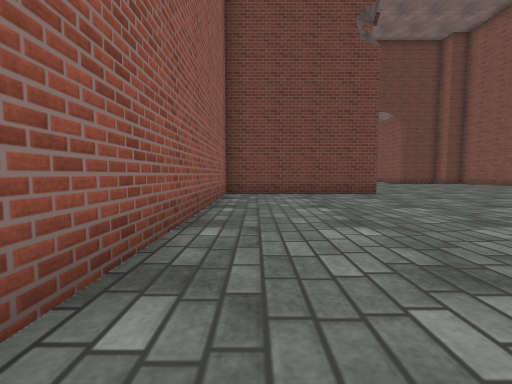
view 1 (above)

24 first-person views from a walk through a Unity game level. The camera is 0.66 m above the floor, tilts 4° down and sees 90° across. Doors are open. The floor is counted in squares, 1 m on a side. Each view is taken from the middle of a square. On the plan, view 1 faces up. The plan holds only what a view shows up to about 9 squares ahead; the rest is blank. The place goes on beyond the plan. Some surface patterns are stand-ins.

view 2
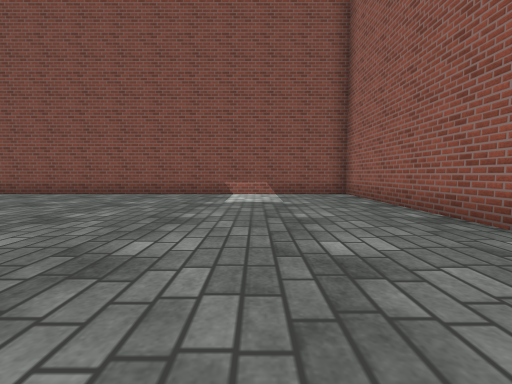

view 3
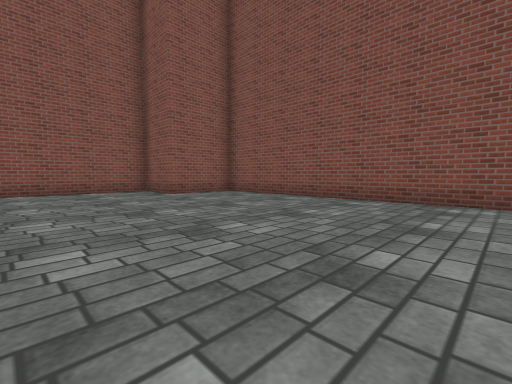

view 4
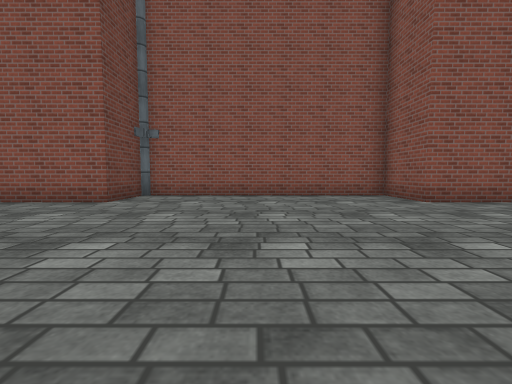

view 5
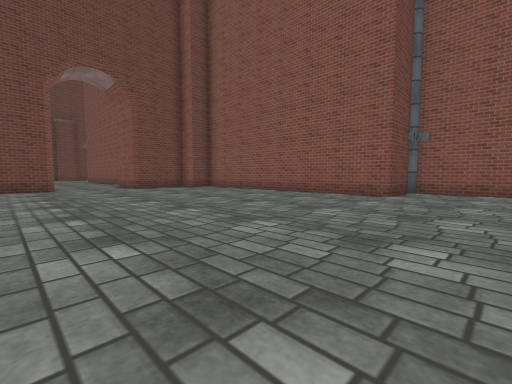

view 6
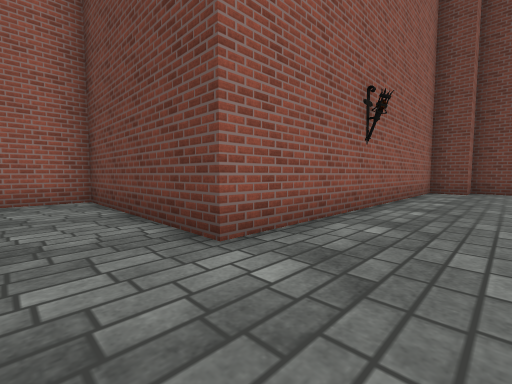

view 7
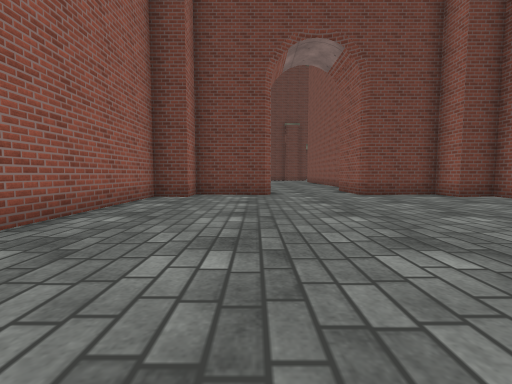

view 8
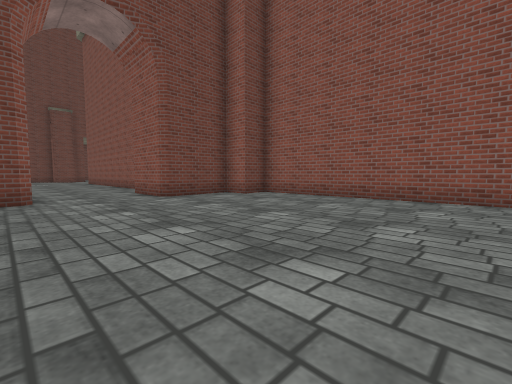

view 9
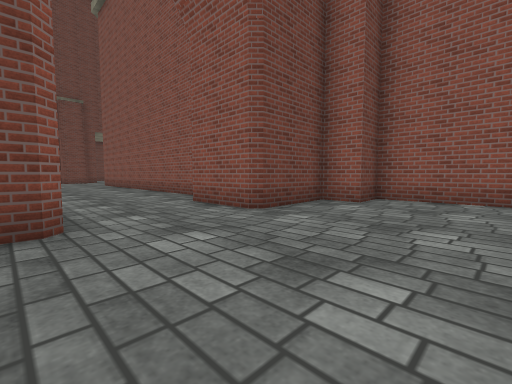

view 10
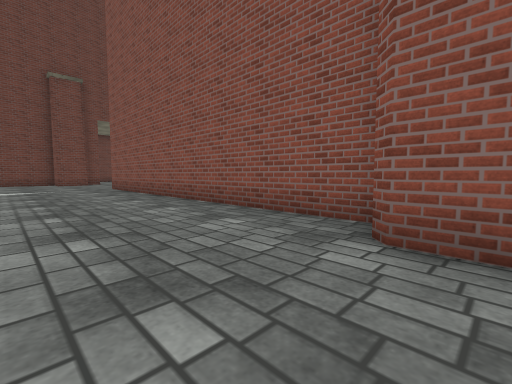

view 11
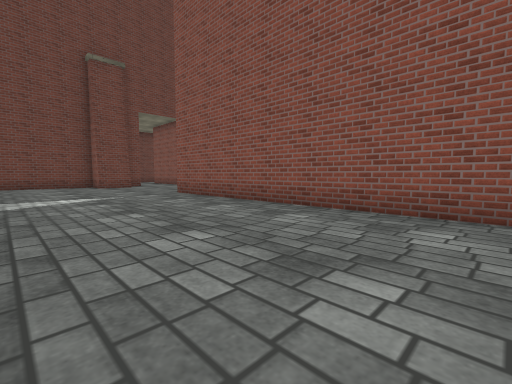

view 12
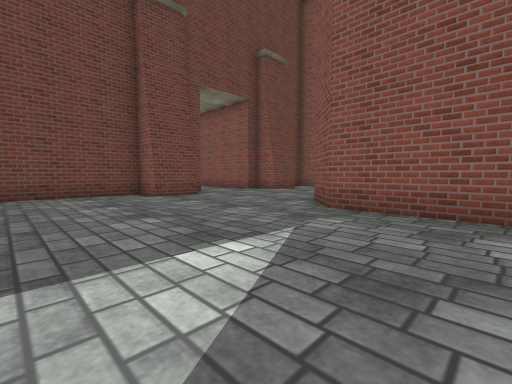

view 13
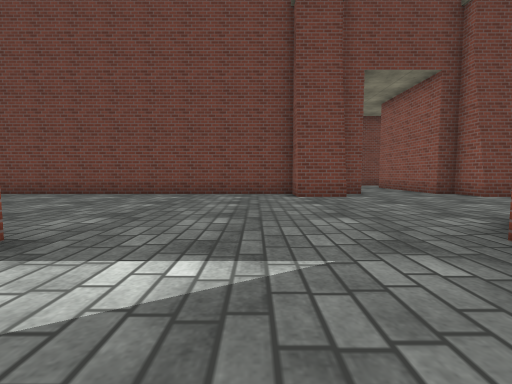

view 14
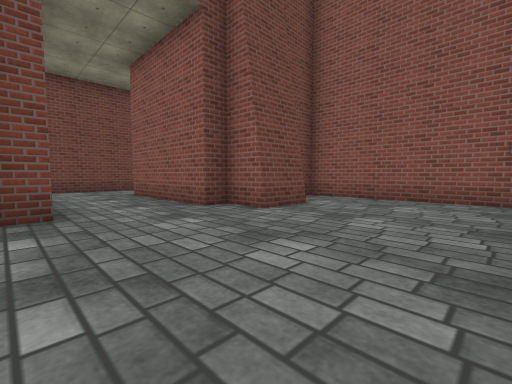

view 15
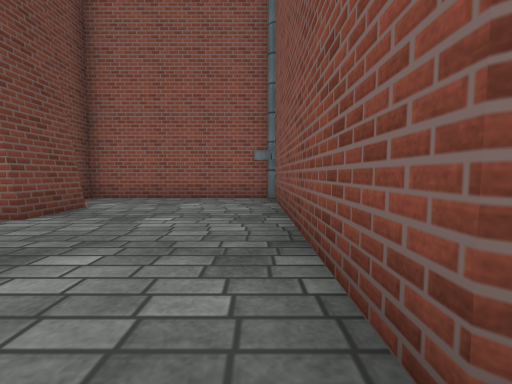

view 16
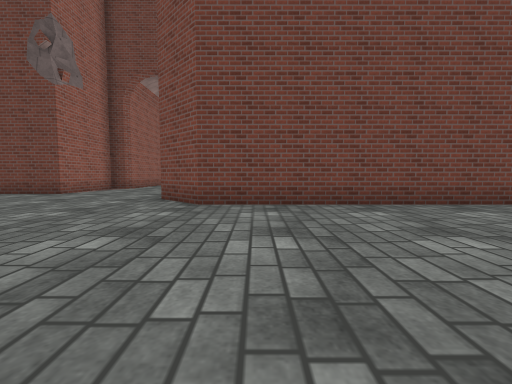

view 17
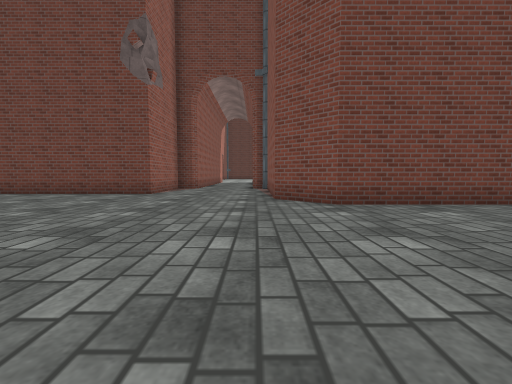

view 18
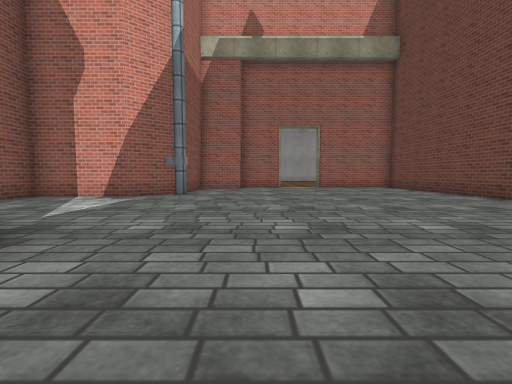

view 19
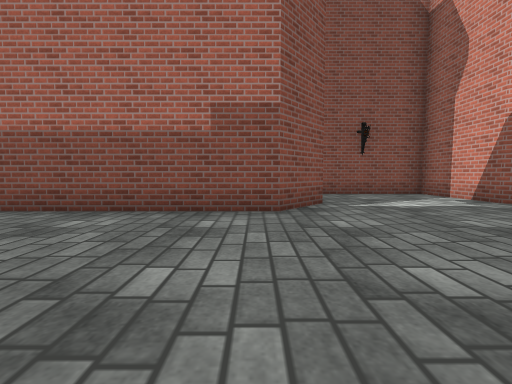

view 20
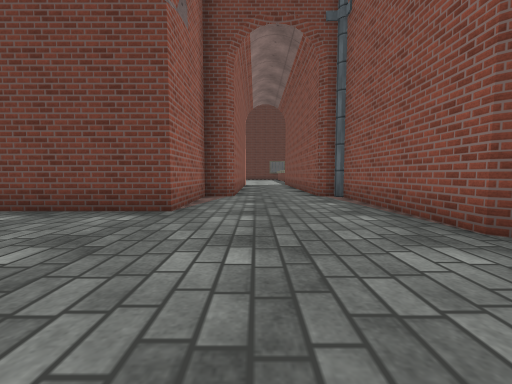

view 21
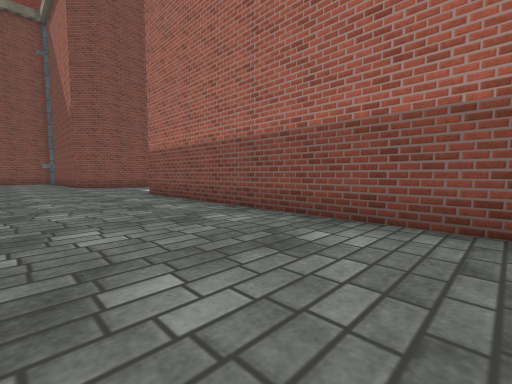

view 22
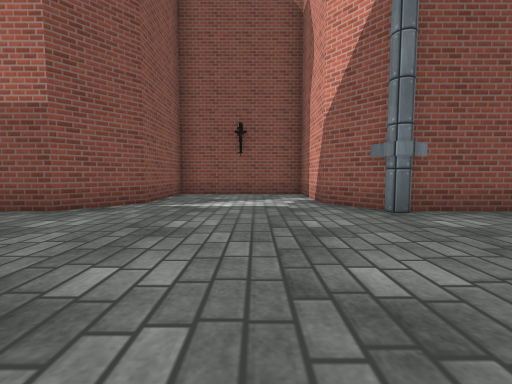

view 23
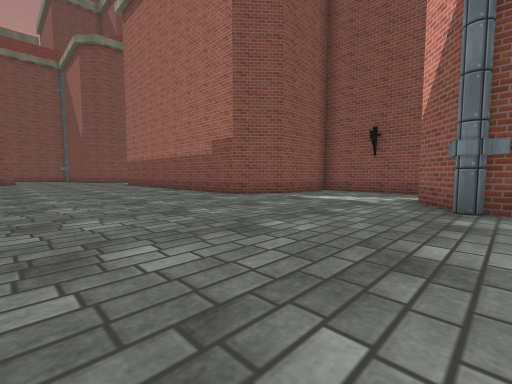

view 24
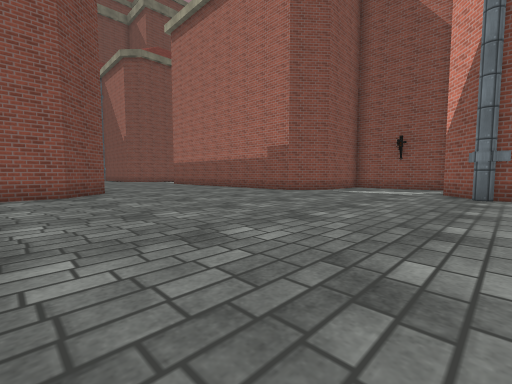

### Floor plan
Points are (right, up) in squares from view 1. A wall is a line through its corners. A room is listed if a view was taken in it or the views show most of it. See-through windows are left out.
Room 1 (views 1, 2, 3, 4, 5, 6, 7, 8, 9, 10)
walls: (7.4, 18.5) (5, 18.5) (5, 17.5) (4, 17.5) (4, 8.5) (-1, 8.5) (-1, -1.5) (12.2, -1.5); (14, -1.1) (14, 1) (16, 1) (16, 8.5) (14, 8.5) (14, 17.5) (13, 17.5) (13, 18.5) (10.7, 18.5) (10.5, 18.7) (10.5, 20.9)
ways out: opening at (9, 22) to room 2
Room 2 (views 11, 12, 13, 14, 15, 16, 17, 18, 19, 20, 21, 22, 23, 24)
walls: (11.6, 37.4) (10.2, 37.4) (10.2, 38.5) (-0.2, 38.5) (-1.5, 39.7) (-1.5, 44.4); (12.6, 38.5) (11.9, 38.5); (-1.6, 44.2) (-2.1, 44.7) (-2.1, 46); (17.1, 37.4) (15.6, 37.4) (15.6, 38.5) (15, 38.5) (15, 42.5); (-4.6, 46) (-4.6, 44.7) (-4.8, 44.5) (-5.5, 44.5) (-5.5, 41.5) (-10.5, 41.5); (13.9, 45) (13.1, 45); (-10.5, 32.5) (-9.5, 32.5) (-8.5, 31.3) (-8.5, 28.5) (-4.5, 28.5) (-4.5, 31.2) (-3.4, 32.5) (6.5, 32.5); (19, 33.6) (19, 38.5) (18.4, 38.5); (11.5, 21.2) (11.5, 32.5) (12.6, 33.5) (18.8, 33.5)
ways out: opening at (9, 22) to room 1

Where each view was taken, in squares from view 1:
view 1: 0 up, 0 right, facing up
view 2: 7 up, 2 right, facing down
view 3: 5 up, 6 right, facing down-right
view 4: 5 up, 8 right, facing right
view 5: 6 up, 6 right, facing up-right
view 6: 7 up, 6 right, facing up-left
view 7: 10 up, 7 right, facing up
view 8: 11 up, 7 right, facing up-right
view 9: 15 up, 7 right, facing up-right
view 10: 20 up, 8 right, facing up-right
view 11: 24 up, 7 right, facing up-right
view 12: 30 up, 7 right, facing up-right
view 13: 30 up, 9 right, facing up
view 14: 34 up, 12 right, facing up-right
view 15: 34 up, 12 right, facing right
view 16: 33 up, 1 right, facing up
view 17: 33 up, 2 left, facing up
view 18: 35 up, 1 left, facing left
view 19: 37 up, 3 left, facing down
view 20: 37 up, 4 left, facing up
view 21: 36 up, 2 left, facing down-right
view 22: 37 up, 7 left, facing down
view 23: 38 up, 10 left, facing down-right
view 24: 41 up, 10 left, facing down-right
